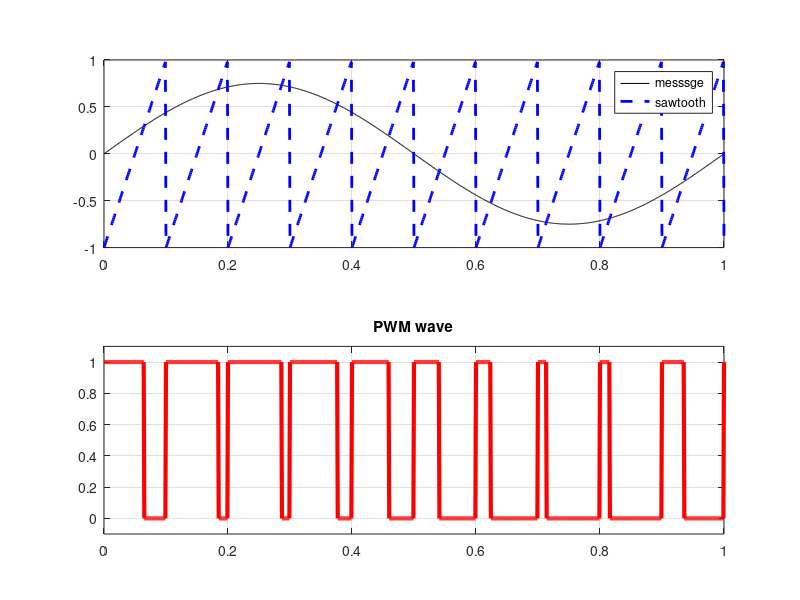

This chart was generated by the following MATLAB code:
clc
clear all
close all
t=0:0.001:1;
saw=sawtooth(2*pi*10*t);
msg=0.75*sin(2*pi*1*t);
n=length(saw);
for i=1:n
if (msg(i)>=saw(i))
pwm(i)=1;
elseif (msg(i)<=saw(i))
pwm(i)=0;
end
end
subplot(2,1,1)
plot(t,msg,'k',t,saw,'--b','linewidth',2)
legend('messsge','sawtooth');
grid on;
subplot(2,1,2)
plot(t,pwm,'r','linewidth',3);
title('PWM wave');axis([0 1 -0.1 1.1]); % show graph horizontally from 0 to 1 and vertically from -0.1 to 1.1
grid on;

